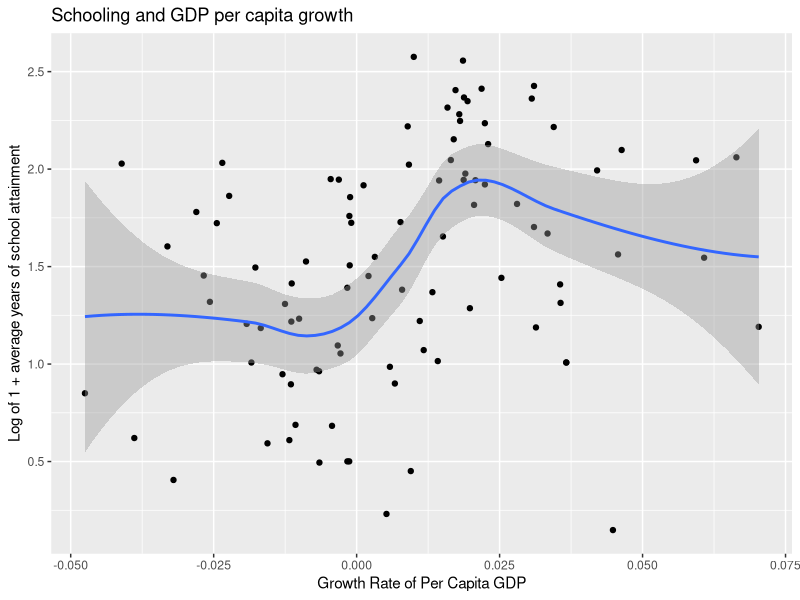

This chart was generated by the following R code:
## ---- chunk 1
knitr::opts_chunk$set(echo = TRUE)
## ---- chunk 2
pp2 = read.csv("violence.csv")
## ---- chunk 3
library(tidyverse)
library(ggplot2)

pp2 = read_csv("violence.csv")
pp2
## ---- chunk 4
library(tidyverse)
library(ggplot2)

pp2 = read_csv("violence.csv")

ggplot(data = pp2, mapping = aes(x = gyp80, y = lschool80)) + 
  geom_point() + 
  geom_smooth() + 
  labs(x = "Growth Rate of Per Capita GDP", y = "Log of 1 + average years of school attainment", title = "Schooling and GDP per capita growth")
